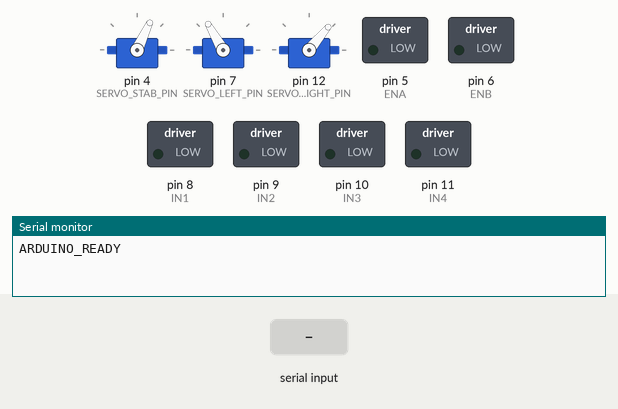
Recording of a sketch running on a simulated Arduino Uno, built with avr-gcc and run on an emulated ATmega328P. Parts: 3 × servo, switched loads named in the sketch (green lamp = pin HIGH), the last lines printed to the serial monitor. Inputs (shaded band) come from the test bench.

Above: at 1.7 s.
1.8 s: "P\n" received over Serial
At 3.3 s:
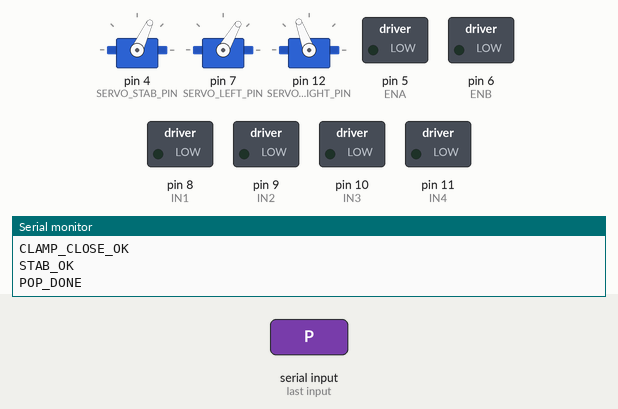
4.3 s: "M  45\n" received over Serial
At 5.5 s:
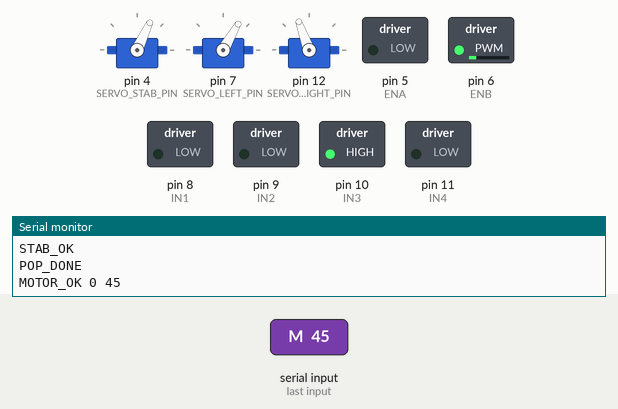
5.8 s: "OPEN\n" received over Serial
At 6.7 s:
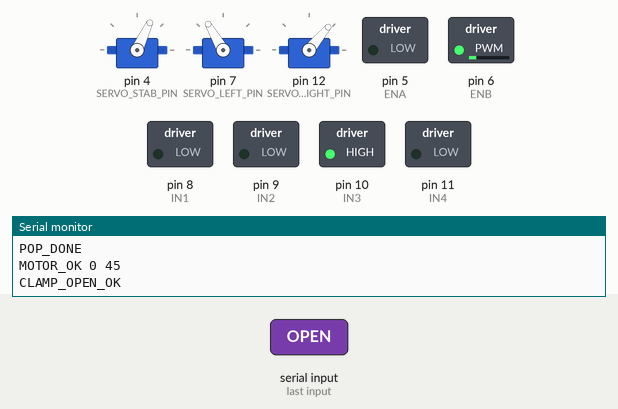
7.3 s: "STAB\n" received over Serial
At 7.6 s:
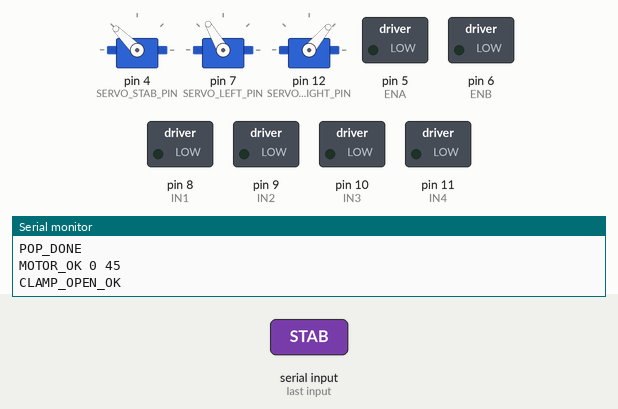
Timing chart, 0 to 10.2 s (numbered marks = the images above; inputs shaded):
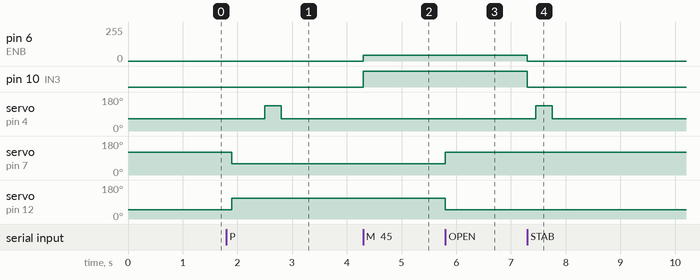

Measured:
- after the input at 1.8 s, servo on pin 4 (SERVO_STAB_PIN): 65° → 135° after 0.70 s, → 65° 0.30 s later; servo on pin 7 (SERVO_LEFT_PIN): 120° → 60° after 0.10 s; servo on pin 12 (SERVO_RIGHT_PIN): 50° → 110° after 0.10 s
- after the input at 4.3 s, pin 6 (ENB): 0/255 → 45/255 at once; pin 10 (IN3): LOW → HIGH at once
- after the input at 5.8 s, servo on pin 7 (SERVO_LEFT_PIN): 60° → 120° at once; servo on pin 12 (SERVO_RIGHT_PIN): 110° → 50° at once
- after the input at 7.3 s, pin 6 (ENB): 45/255 → 0/255 at once; pin 10 (IN3): HIGH → LOW at once; servo on pin 4 (SERVO_STAB_PIN): 65° → 135° after 0.15 s, → 65° 0.30 s later

The sketch:

pi_controll.ino
```cpp
#include <Servo.h>

// ============================================================
// L298N motor pins
// ============================================================

const int ENA = 5;
const int IN1 = 8;
const int IN2 = 9;

const int ENB = 6;
const int IN3 = 10;
const int IN4 = 11;


// ============================================================
// SG90 servo pins
// ============================================================

// 上方刺破伺服馬達
const int SERVO_STAB_PIN = 4;

// 左側夾具
const int SERVO_LEFT_PIN = 7;

// 右側夾具
const int SERVO_RIGHT_PIN = 12;

Servo stabServo;
Servo leftServo;
Servo rightServo;


// ============================================================
// Servo angle settings
// 請依照你的機構實際調整
// ============================================================

// 上方刺破馬達
const int STAB_REST_ANGLE = 65;
const int STAB_HIT_ANGLE = 135;

// 右側夾具
const int RIGHT_OPEN_ANGLE = 50;
const int RIGHT_CLOSE_ANGLE = 110;

// 左側夾具通常需要和左側反向
const int LEFT_OPEN_ANGLE = 120;
const int LEFT_CLOSE_ANGLE = 60;


// ============================================================
// Servo timing settings
// ============================================================

// 左右夾具移動後等待時間
const int CLAMP_MOVE_DELAY_MS = 450;

// 刺下去後停留時間
const int STAB_HOLD_MS = 300;

// 刺破馬達收回後等待時間
const int STAB_RETURN_DELAY_MS = 250;


// ============================================================
// Motor functions
// ============================================================

void setMotorOne(
  int speedValue,
  int inA,
  int inB,
  int enPin
) {
  speedValue = constrain(speedValue, -255, 255);

  if (speedValue > 0) {
    digitalWrite(inA, HIGH);
    digitalWrite(inB, LOW);
    analogWrite(enPin, speedValue);
  }
  else if (speedValue < 0) {
    digitalWrite(inA, LOW);
    digitalWrite(inB, HIGH);
    analogWrite(enPin, -speedValue);
  }
  else {
    digitalWrite(inA, LOW);
    digitalWrite(inB, LOW);
    analogWrite(enPin, 0);
  }
}


void setMotors(int leftSpeed, int rightSpeed) {
  setMotorOne(
    leftSpeed,
    IN1,
    IN2,
    ENA
  );

  setMotorOne(
    rightSpeed,
    IN3,
    IN4,
    ENB
  );
}


// ============================================================
// Servo functions
// ============================================================

void openClamp() {
  leftServo.write(LEFT_OPEN_ANGLE);
  rightServo.write(RIGHT_OPEN_ANGLE);

  delay(CLAMP_MOVE_DELAY_MS);

  Serial.println("CLAMP_OPEN_OK");
}


void closeClamp() {
  leftServo.write(LEFT_CLOSE_ANGLE);
  rightServo.write(RIGHT_CLOSE_ANGLE);

  delay(CLAMP_MOVE_DELAY_MS);

  Serial.println("CLAMP_CLOSE_OK");
}


void stabOnce() {
  // 確保從收回位置開始
  stabServo.write(STAB_REST_ANGLE);
  delay(150);

  // 向下刺
  stabServo.write(STAB_HIT_ANGLE);
  delay(STAB_HOLD_MS);

  // 收回
  stabServo.write(STAB_REST_ANGLE);
  delay(STAB_RETURN_DELAY_MS);

  Serial.println("STAB_OK");
}


// 可選：完整夾取＋刺破流程
void popSequence() {
  Serial.println("POP_START");

  // 為安全起見先停馬達
  setMotors(0, 0);
  delay(100);

  closeClamp();
  stabOnce();

  Serial.println("POP_DONE");
}


// ============================================================
// Setup
// ============================================================

void setup() {
  Serial.begin(115200);

  // 避免 readStringUntil 等待太久
  Serial.setTimeout(50);

  // 馬達腳位
  pinMode(ENA, OUTPUT);
  pinMode(IN1, OUTPUT);
  pinMode(IN2, OUTPUT);

  pinMode(ENB, OUTPUT);
  pinMode(IN3, OUTPUT);
  pinMode(IN4, OUTPUT);

  setMotors(0, 0);

  // Servo 初始化
  stabServo.attach(SERVO_STAB_PIN);
  leftServo.attach(SERVO_LEFT_PIN);
  rightServo.attach(SERVO_RIGHT_PIN);

  // 啟動時：
  // 刺破馬達保持收回
  // 左右夾具保持打開
  stabServo.write(STAB_REST_ANGLE);
  leftServo.write(LEFT_OPEN_ANGLE);
  rightServo.write(RIGHT_OPEN_ANGLE);

  delay(500);

  Serial.println("ARDUINO_READY");
}


// ============================================================
// Main loop
// ============================================================

void loop() {
  if (!Serial.available()) {
    return;
  }

  String cmd = Serial.readStringUntil('\n');
  cmd.trim();

  if (cmd.length() == 0) {
    return;
  }

  // ----------------------------------------------------------
  // Communication test
  // ----------------------------------------------------------

  if (cmd == "PING") {
    Serial.println("PONG");
  }

  // ----------------------------------------------------------
  // Motor stop
  // ----------------------------------------------------------

  else if (cmd == "S") {
    setMotors(0, 0);
    Serial.println("STOP_OK");
  }

  // ----------------------------------------------------------
  // Motor command: M left right
  // ----------------------------------------------------------

  else if (cmd.startsWith("M ")) {
    int firstSpace = cmd.indexOf(' ');
    int secondSpace = cmd.indexOf(
      ' ',
      firstSpace + 1
    );

    if (secondSpace > 0) {
      int leftSpeed = cmd.substring(
        firstSpace + 1,
        secondSpace
      ).toInt();

      int rightSpeed = cmd.substring(
        secondSpace + 1
      ).toInt();

      leftSpeed = constrain(
        leftSpeed,
        -255,
        255
      );

      rightSpeed = constrain(
        rightSpeed,
        -255,
        255
      );

      setMotors(
        leftSpeed,
        rightSpeed
      );

      Serial.print("MOTOR_OK ");
      Serial.print(leftSpeed);
      Serial.print(" ");
      Serial.println(rightSpeed);
    }
    else {
      Serial.println("ERR_BAD_M_CMD");
    }
  }

  // ----------------------------------------------------------
  // Open clamp
  // ----------------------------------------------------------

  else if (cmd == "OPEN") {
    openClamp();
  }

  // ----------------------------------------------------------
  // Close clamp
  // ----------------------------------------------------------

  else if (cmd == "CLOSE") {
    // 安全起見，夾取前先停車
    setMotors(0, 0);
    closeClamp();
  }

  // ----------------------------------------------------------
  // Stab
  // ----------------------------------------------------------

  else if (cmd == "STAB") {
    // 安全起見，刺破前先停車
    setMotors(0, 0);
    stabOnce();
  }

  // ----------------------------------------------------------
  // Optional complete sequence
  // ----------------------------------------------------------

  else if (cmd == "P") {
    popSequence();
  }

  // ----------------------------------------------------------
  // Unknown command
  // ----------------------------------------------------------

  else {
    Serial.print("ERR_UNKNOWN_CMD ");
    Serial.println(cmd);
  }
}
```
